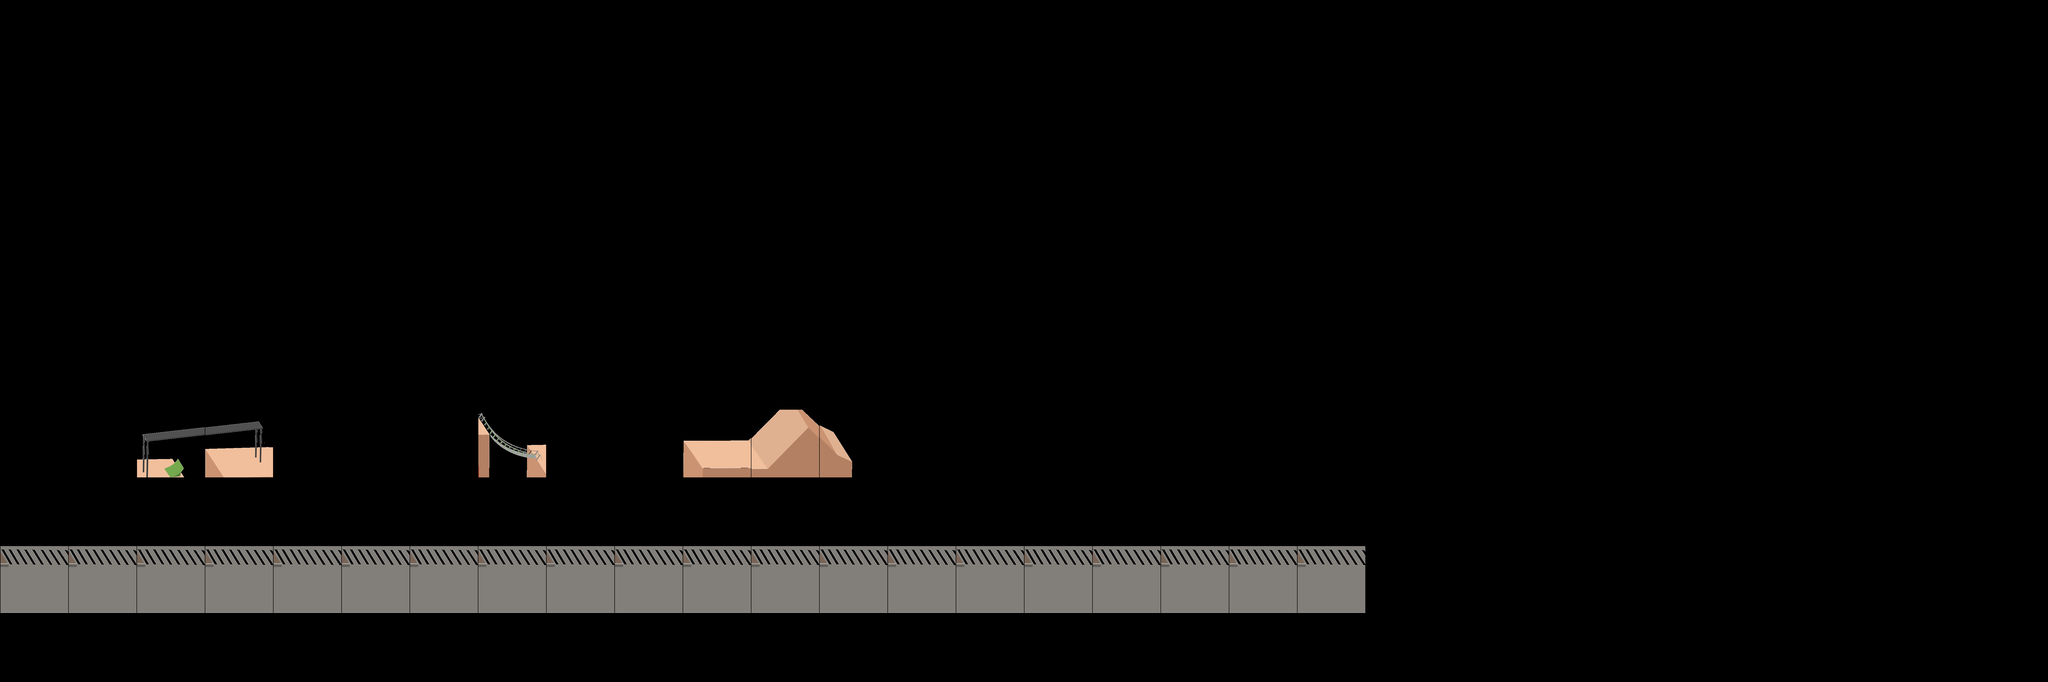

Rendered tile map (Tiled .tmx) drawn with the repository's tilesets; below, a short description and the full map source, tile grids included:
An orthogonal 30x10 tile map with 290x290 px tiles, 1 tile layer (Tile Layer 1).

<map version="1.0" orientation="orthogonal" width="30" height="10" tilewidth="290" tileheight="290">
 <tileset firstgid="1" name="test" tilewidth="290" tileheight="290" spacing="2">
  <image source="ulica2.png" trans="ffffff" width="2048" height="2048" />
 </tileset>
 <layer name="Tile Layer 1" width="30" height="10">
  <data>
   <tile gid="0" />
   <tile gid="0" />
   <tile gid="0" />
   <tile gid="0" />
   <tile gid="0" />
   <tile gid="0" />
   <tile gid="0" />
   <tile gid="0" />
   <tile gid="0" />
   <tile gid="0" />
   <tile gid="0" />
   <tile gid="0" />
   <tile gid="0" />
   <tile gid="0" />
   <tile gid="0" />
   <tile gid="0" />
   <tile gid="0" />
   <tile gid="0" />
   <tile gid="0" />
   <tile gid="0" />
   <tile gid="0" />
   <tile gid="0" />
   <tile gid="0" />
   <tile gid="0" />
   <tile gid="0" />
   <tile gid="0" />
   <tile gid="0" />
   <tile gid="0" />
   <tile gid="0" />
   <tile gid="0" />
   <tile gid="0" />
   <tile gid="0" />
   <tile gid="0" />
   <tile gid="0" />
   <tile gid="0" />
   <tile gid="0" />
   <tile gid="0" />
   <tile gid="0" />
   <tile gid="0" />
   <tile gid="0" />
   <tile gid="0" />
   <tile gid="0" />
   <tile gid="0" />
   <tile gid="0" />
   <tile gid="0" />
   <tile gid="0" />
   <tile gid="0" />
   <tile gid="0" />
   <tile gid="0" />
   <tile gid="0" />
   <tile gid="0" />
   <tile gid="0" />
   <tile gid="0" />
   <tile gid="0" />
   <tile gid="0" />
   <tile gid="0" />
   <tile gid="0" />
   <tile gid="0" />
   <tile gid="0" />
   <tile gid="0" />
   <tile gid="0" />
   <tile gid="0" />
   <tile gid="0" />
   <tile gid="0" />
   <tile gid="0" />
   <tile gid="0" />
   <tile gid="0" />
   <tile gid="0" />
   <tile gid="0" />
   <tile gid="0" />
   <tile gid="0" />
   <tile gid="0" />
   <tile gid="0" />
   <tile gid="0" />
   <tile gid="0" />
   <tile gid="0" />
   <tile gid="0" />
   <tile gid="0" />
   <tile gid="0" />
   <tile gid="0" />
   <tile gid="0" />
   <tile gid="0" />
   <tile gid="0" />
   <tile gid="0" />
   <tile gid="0" />
   <tile gid="0" />
   <tile gid="0" />
   <tile gid="0" />
   <tile gid="0" />
   <tile gid="0" />
   <tile gid="0" />
   <tile gid="0" />
   <tile gid="0" />
   <tile gid="0" />
   <tile gid="0" />
   <tile gid="0" />
   <tile gid="0" />
   <tile gid="0" />
   <tile gid="0" />
   <tile gid="0" />
   <tile gid="0" />
   <tile gid="0" />
   <tile gid="0" />
   <tile gid="0" />
   <tile gid="0" />
   <tile gid="0" />
   <tile gid="0" />
   <tile gid="0" />
   <tile gid="0" />
   <tile gid="0" />
   <tile gid="0" />
   <tile gid="0" />
   <tile gid="0" />
   <tile gid="0" />
   <tile gid="0" />
   <tile gid="0" />
   <tile gid="0" />
   <tile gid="0" />
   <tile gid="0" />
   <tile gid="0" />
   <tile gid="0" />
   <tile gid="0" />
   <tile gid="0" />
   <tile gid="0" />
   <tile gid="0" />
   <tile gid="0" />
   <tile gid="0" />
   <tile gid="0" />
   <tile gid="0" />
   <tile gid="0" />
   <tile gid="0" />
   <tile gid="0" />
   <tile gid="0" />
   <tile gid="0" />
   <tile gid="0" />
   <tile gid="0" />
   <tile gid="0" />
   <tile gid="0" />
   <tile gid="0" />
   <tile gid="0" />
   <tile gid="0" />
   <tile gid="0" />
   <tile gid="0" />
   <tile gid="0" />
   <tile gid="0" />
   <tile gid="0" />
   <tile gid="0" />
   <tile gid="0" />
   <tile gid="0" />
   <tile gid="0" />
   <tile gid="0" />
   <tile gid="0" />
   <tile gid="0" />
   <tile gid="0" />
   <tile gid="0" />
   <tile gid="0" />
   <tile gid="0" />
   <tile gid="0" />
   <tile gid="0" />
   <tile gid="0" />
   <tile gid="0" />
   <tile gid="0" />
   <tile gid="0" />
   <tile gid="0" />
   <tile gid="0" />
   <tile gid="0" />
   <tile gid="0" />
   <tile gid="0" />
   <tile gid="0" />
   <tile gid="0" />
   <tile gid="0" />
   <tile gid="0" />
   <tile gid="0" />
   <tile gid="0" />
   <tile gid="0" />
   <tile gid="0" />
   <tile gid="0" />
   <tile gid="0" />
   <tile gid="0" />
   <tile gid="0" />
   <tile gid="0" />
   <tile gid="0" />
   <tile gid="4" />
   <tile gid="5" />
   <tile gid="0" />
   <tile gid="0" />
   <tile gid="0" />
   <tile gid="8" />
   <tile gid="0" />
   <tile gid="0" />
   <tile gid="16" />
   <tile gid="9" />
   <tile gid="7" />
   <tile gid="0" />
   <tile gid="0" />
   <tile gid="0" />
   <tile gid="0" />
   <tile gid="0" />
   <tile gid="0" />
   <tile gid="0" />
   <tile gid="0" />
   <tile gid="0" />
   <tile gid="0" />
   <tile gid="0" />
   <tile gid="0" />
   <tile gid="0" />
   <tile gid="0" />
   <tile gid="0" />
   <tile gid="0" />
   <tile gid="0" />
   <tile gid="0" />
   <tile gid="0" />
   <tile gid="0" />
   <tile gid="0" />
   <tile gid="0" />
   <tile gid="0" />
   <tile gid="0" />
   <tile gid="0" />
   <tile gid="0" />
   <tile gid="0" />
   <tile gid="0" />
   <tile gid="0" />
   <tile gid="0" />
   <tile gid="0" />
   <tile gid="0" />
   <tile gid="0" />
   <tile gid="0" />
   <tile gid="0" />
   <tile gid="0" />
   <tile gid="0" />
   <tile gid="0" />
   <tile gid="0" />
   <tile gid="0" />
   <tile gid="0" />
   <tile gid="0" />
   <tile gid="0" />
   <tile gid="0" />
   <tile gid="0" />
   <tile gid="0" />
   <tile gid="0" />
   <tile gid="22" />
   <tile gid="22" />
   <tile gid="22" />
   <tile gid="22" />
   <tile gid="22" />
   <tile gid="22" />
   <tile gid="22" />
   <tile gid="22" />
   <tile gid="22" />
   <tile gid="22" />
   <tile gid="22" />
   <tile gid="22" />
   <tile gid="22" />
   <tile gid="22" />
   <tile gid="22" />
   <tile gid="22" />
   <tile gid="22" />
   <tile gid="22" />
   <tile gid="22" />
   <tile gid="22" />
   <tile gid="0" />
   <tile gid="0" />
   <tile gid="0" />
   <tile gid="0" />
   <tile gid="0" />
   <tile gid="0" />
   <tile gid="0" />
   <tile gid="0" />
   <tile gid="0" />
   <tile gid="0" />
   <tile gid="0" />
   <tile gid="0" />
   <tile gid="0" />
   <tile gid="0" />
   <tile gid="0" />
   <tile gid="0" />
   <tile gid="0" />
   <tile gid="0" />
   <tile gid="0" />
   <tile gid="0" />
   <tile gid="0" />
   <tile gid="0" />
   <tile gid="0" />
   <tile gid="0" />
   <tile gid="0" />
   <tile gid="0" />
   <tile gid="0" />
   <tile gid="0" />
   <tile gid="0" />
   <tile gid="0" />
   <tile gid="0" />
   <tile gid="0" />
   <tile gid="0" />
   <tile gid="0" />
   <tile gid="0" />
   <tile gid="0" />
   <tile gid="0" />
   <tile gid="0" />
   <tile gid="0" />
   <tile gid="0" />
  </data>
 </layer>
</map>
